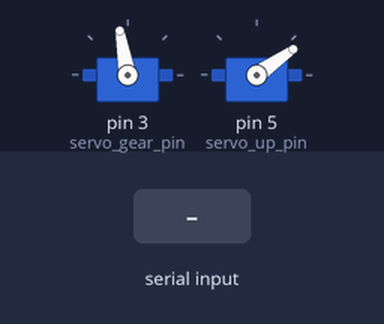
Bench run of a sketch on a simulated Arduino Uno, built with avr-gcc and run on an emulated ATmega328P. Shown: 2 × servo. Inputs (shaded band) come from the test bench. What the sketch prints to the serial monitor is not drawn.

Above: at 1.2 s.
1.3 s: "1\n" received over Serial
At 4.0 s:
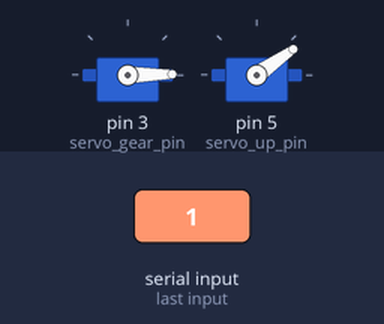
4.3 s: "90\n" received over Serial
At 4.69 s:
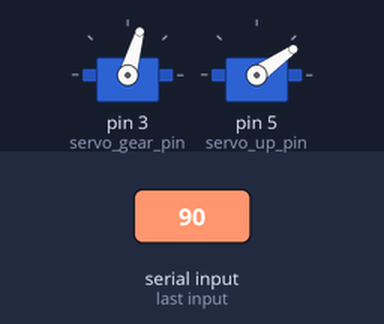
6.2 s: "1,90,45\n" received over Serial
At 6.9 s:
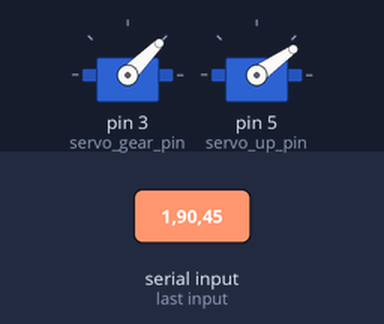
Timing chart, 0 to 9.2 s (numbered marks = the images above; inputs shaded):
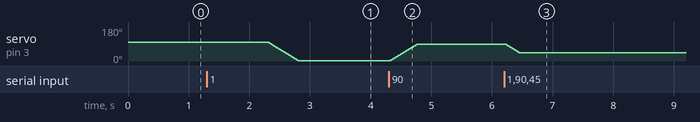

Measured:
- after the input at 1.3 s, servo on pin 3 (servo_gear_pin): moves from 100° to 1° over 0.50 s, starting after 1.0 s
- after the input at 4.3 s, servo on pin 3 (servo_gear_pin): moves from 1° to 90° over 0.45 s, starting at once
- after the input at 6.2 s, servo on pin 3 (servo_gear_pin): moves from 90° to 45° over 0.22 s, starting at once

The sketch:

servo_test.ino
```cpp
#include <Servo.h>

#define servo_gear_pin 3
#define servo_up_pin 5

Servo servo_gear;
Servo servo_up;

float gear_first = 100;
float up_first = 35;
int up_sign = 0, gear_sign = 0;
float input_gear=100,input_up=35,b_input_gear=100,b_input_up=35;

void setup(){
  Serial.begin(115200);
  while(!Serial);
  Serial.println("start");
  servo_gear.attach(servo_gear_pin);
  servo_up.attach(servo_up_pin);
  servo_gear.write(gear_first);
  servo_up.write(up_first);
  delay(15);
}

void loop(){
  while(Serial.available()){
    input_gear = Serial.parseFloat();
    input_up = Serial.parseFloat();
    Serial.setTimeout(10);
    up_sign = 0;
    gear_sign = 0;
    if(input_up>=35)up_sign=1;
    if(input_gear>0)gear_sign=1;
  }
  servo_control();
}

void servo_control(){
  if(input_up<35)input_up=b_input_up;
  if(input_up<35)input_up=35;
  else if(input_up>80)input_up=80;
  if(input_gear==0)input_gear=b_input_gear;
  if(input_gear>100)input_gear=100;
  if(up_sign==1){
    if(b_input_up<input_up){
      for(int i=b_input_up; i<input_up; i++){
        servo_up.write(i);
        delay(5);
      }
    }
    else if(b_input_up>input_up){
      for(int i=b_input_up; i>input_up; i--){
        servo_up.write(i);
        delay(5);
      }
    }
    up_sign=0;
  }
  if(gear_sign==1){
    if(b_input_gear<input_gear){
      for(int i=b_input_gear; i<input_gear; i++){
        //Serial.print(i);
        servo_gear.write(i);
        delay(5);
      }
    }
    else if(b_input_gear>input_gear){
      for(int i=b_input_gear; i>input_gear; i--){
        servo_gear.write(i);
        //Serial.print(i);
        delay(5);
      }
    }
    gear_sign=0;
  }
  b_input_up = input_up;
  b_input_gear = input_gear;
  servo_up.write(input_up);
  servo_gear.write(input_gear);
}
```
